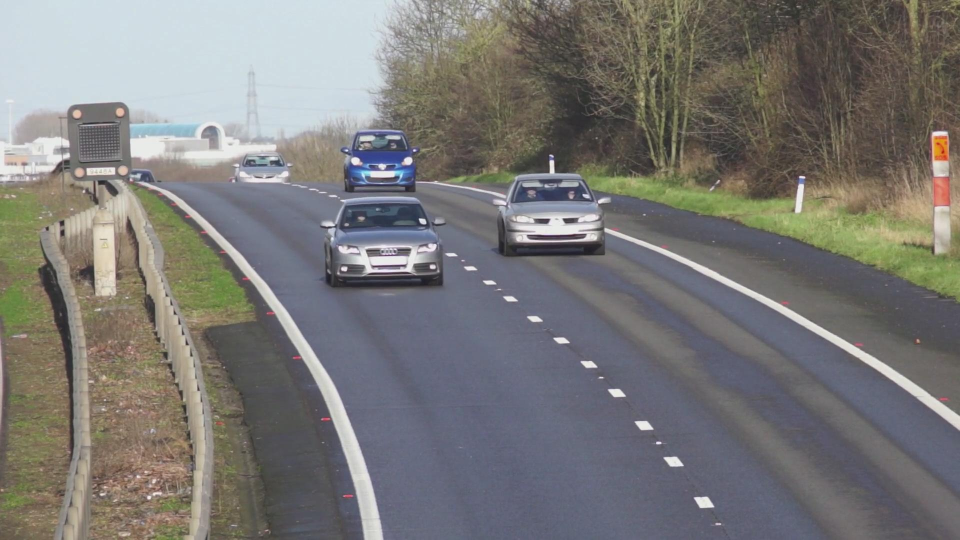
#> input picture sequences/blue/cars_1087.jpg, 1920 x 1080 px (shown at 1/2 size); its folder holds 4 pictures in this run
$ python minimal_main.py
#> lines starting #> are read from the running program, lines starting #| are printed output that depends on the picture; after the words box and inside, x2 and y2 are one past the last pixel; in counts of white or black regions, pixels touching at a corner belong together
import cv2
import numpy as np
import os
from glob import glob


def _extract_patch(Image, bbox):
    x, y, w, h = bbox
    Patch = CurrentKernel(Image.image_content_GRB[y:y+h, x:x+w], bbox)
    return Patch


def _ncc_score(Current_Image, Current_Kernel):
    ## Evaluate the matching score between current image and kernel
    # Extract image patch
    Patch_Image = _extract_patch(Current_Image, Current_Kernel.bbox)
    # Convert to gray
    patch_gray = Patch_Image.to_gray()
    kernel_gray = Current_Kernel.to_gray()
    # Use cv2.matchTemplate
    result = cv2.matchTemplate(patch_gray, kernel_gray, cv2.TM_CCOEFF_NORMED)
    # Return the maximum value and position
    min_val, max_val, min_loc, max_loc = cv2.minMaxLoc(result)
    return max_val, max_loc


def _compute_color_hist(Image, mask=None):
    # 使用 HSV 色彩直方图
    img = Image.image_content_GRB
    hsv = cv2.cvtColor(img, cv2.COLOR_BGR2HSV)
    # 只取 H 和 S 通道
    h_bins = 30
    s_bins = 32
    hist = cv2.calcHist([hsv], [0,1], mask, [h_bins, s_bins], [0,180, 0,256])
    cv2.normalize(hist, hist)
    return hist

def _is_color_similar(Image, Kernel_Image, Config):
    ## Evaluate the color similarity between two images
    # Extract image patch
    Patch_Image = _extract_patch(Image, Kernel_Image.bbox)
    hist1 = _compute_color_hist(Patch_Image)
    hist2 = _compute_color_hist(Kernel_Image)
    similarity = cv2.compareHist(hist1, hist2, cv2.HISTCMP_CORREL)
    return (similarity >= Config.color_threshold)


class CurrentImage:
    # The current focused image
    def __init__(self, image_content_GRB):
        self.image_content_GRB = image_content_GRB

    def to_gray(self):
        return cv2.cvtColor(self.image_content_GRB, cv2.COLOR_BGR2GRAY)

    def get_size(self):
        h, w = self.image_content_GRB.shape[:2]
        return (w, h)

class CurrentKernel(CurrentImage):
    # The current kernel image used for pattern matching
    def __init__(self, kernel_content_GRB, bbox, scale=1.0):
        super().__init__(kernel_content_GRB)
        self.bbox = bbox  # (x, y, width, height)
        self.scale = scale  # scale factor


class KernelBuffer:
    ## Store historical kernels, predict the most likely next kernel (cloud center) btw.
    def __init__(self, Config):
        self.buffer = []
        self.config = Config
        self.vx_avg = 0
        self.vy_avg = 0

    def add_kernel(self, Current_Kernel):
        # First compute and update moving average velocity
        v_x_new = Current_Kernel.bbox[0] - self.buffer[-1].bbox[0] if len(self.buffer) > 0 else 0
        v_y_new = Current_Kernel.bbox[1] - self.buffer[-1].bbox[1] if len(self.buffer) > 0 else 0
        w = self.config.weight
        self.vx_avg = w * v_x_new + (1 - w) * self.vx_avg
        self.vy_avg = w * v_y_new + (1 - w) * self.vy_avg
        # Append the current kernel to the buffer
        self.buffer.append(Current_Kernel)


    def update_best_kernel(self, Best_Kernel):
        self.best_kernel = Best_Kernel

    def get_cloud(self):
        x_c, y_c = self._predict_cloud_center()
        # Define the searching space ("cloud") around the predicted kernel
        Cloud = []
        for x in range(int(x_c-self.config.pad_pixels), int(x_c+self.config.pad_pixels), int(self.config.step_size_pixels)):
            for y in range(int(y_c-self.config.pad_pixels), int(y_c+self.config.pad_pixels), int(self.config.step_size_pixels)):
                for sc in np.arange(self.best_kernel.scale-self.config.pad_scale, self.best_kernel.scale+self.config.pad_scale, self.config.step_size_scale):
                    # Compute stretched best kernel
                    stretched_kernel = cv2.resize(self.best_kernel.image_content_GRB, None, fx=sc, fy=sc, interpolation=cv2.INTER_CUBIC)
                    w, h = stretched_kernel.shape[1], stretched_kernel.shape[0]
                    New_Kernel = CurrentKernel(stretched_kernel, (x, y, w, h), sc)
                    Cloud.append(New_Kernel)
        return Cloud

    def _predict_cloud_center(self):
        ## Predict the next most likely kernel ("cloud center") based on historical kernels
        x_c = self.buffer[-1].bbox[0] + self.vx_avg
        y_c = self.buffer[-1].bbox[1] + self.vy_avg
        return (x_c, y_c)

class Config:
    # Configuration for prediction
    def __init__(self, length_for_prediction, pad_pixels, step_size_pixels, pad_scale, step_size_scale, ncc_threshold, color_threshold, weight):
        self.length_for_prediction = length_for_prediction
        self.pad_pixels = pad_pixels
        self.step_size_pixels = step_size_pixels
        self.pad_scale = pad_scale
        self.step_size_scale = step_size_scale
        self.ncc_threshold = ncc_threshold
        self.color_threshold = color_threshold
        self.weight = weight # Moving average weight


def initialize_tracker(image_folder, init_bbox, Config):
    img_paths = sorted(glob(os.path.join(image_folder, "cars_*.jpg")))

    ## Create the first CurrentImage
    First_Img = CurrentImage(cv2.imread(img_paths[0]))

    ## Create the first CurrentKernel
    First_Kernel = _extract_patch(First_Img, init_bbox)

    ## Initialize KernelBuffer
    Kernel_Buffer = KernelBuffer(Config)
    # Kernel_Buffer.create_genesis_kernel(First_Kernel)
    Kernel_Buffer.add_kernel(First_Kernel)
    Kernel_Buffer.update_best_kernel(First_Kernel)

    ## Return the initialized entities
    return First_Kernel, Kernel_Buffer, img_paths


def update_next_kernel(Current_Image, Kernel_Buffer, Config):
    Best_Next_Kernel = Kernel_Buffer.best_kernel
    best_score = -1
    ## Get the next kernel based on traverse matching
    for Kernel_Test in Kernel_Buffer.get_cloud():
        # Use color histogram similarity as a preliminary filter
        if not _is_color_similar(Current_Image, Kernel_Test, Config):
            continue

        # Check NCC Matching
        score, _ = _ncc_score(Current_Image, Kernel_Test)
        if score > best_score:
            best_score = score
            Best_Next_Kernel = _extract_patch(Current_Image, Kernel_Test.bbox)

    Kernel_Buffer.add_kernel(Best_Next_Kernel)

    # Whether to update the best kernel
    if best_score > Config.ncc_threshold:
        Kernel_Buffer.update_best_kernel(Best_Next_Kernel)
        print("Best kernel updated.")
        print(Best_Next_Kernel.bbox)

    return Best_Next_Kernel, best_score

def visualization(Current_Image, Best_Kernel, score):
    frame = Current_Image.image_content_GRB.copy()

    # 获取边框信息
    x, y, w, h = Best_Kernel.bbox

    # 在图像上画边框
    cv2.rectangle(frame, (x, y), (x + w, y + h), (0, 255, 0), 2)

    # 添加得分文本
    cv2.putText(frame, f"{score:.2f}", (x, y - 5),
                cv2.FONT_HERSHEY_SIMPLEX, 0.5, (0, 255, 0), 1)

    # 显示图像
    cv2.imshow("Tracking", frame)

    # 检查退出键
    key = cv2.waitKey(1)
    if key == ord('q'):
        cv2.destroyAllWindows()
        return True  # 返回True表示需要退出

    return False


if __name__ == "__main__":
    ## Define hyperparameters
    CONFIG = Config(length_for_prediction=8,
                    pad_pixels=3,
                    step_size_pixels=1,
                    pad_scale=0.004,
                    step_size_scale=0.002,
                    ncc_threshold=0.95,
                    color_threshold=0.8,
                    weight=0.2)

    # ## Initialize the tracker for blue car sequence
    Current_Kernel, Kernel_Buffer, img_paths = initialize_tracker("./sequences/blue", (672, 255, 168, 132), CONFIG)
#> in __init__, self.image_content_GRB is the input picture: shape (1080, 1920, 3); mean B, G, R 118.9, 120.8, 122.2
#> in __init__ (call 2), `self.image_content_GRB = image_content_GRB`:
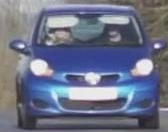
#> self.image_content_GRB: shape (132, 168, 3); mean of channels 0, 1, 2 134.9, 113.4, 108; drawn as B, G, R
#> img_paths = ['./sequences/blue/cars_1087.jpg', './sequences/blue/cars_1088.jpg', './sequences/blue/cars_1094.jpg', './sequences/blue/cars_1100.jpg']

    # Start reading images and match searching
    for current_img_path in img_paths[1:]:
        ## Get the current image
        Current_Image = CurrentImage(cv2.imread(current_img_path))
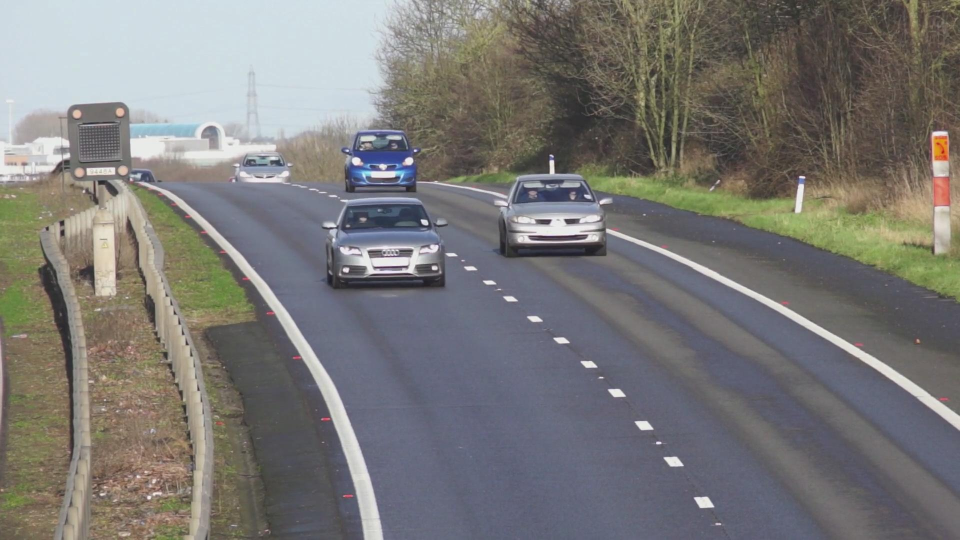
#> input picture sequences/blue/cars_1088.jpg, 1920 x 1080 px (shown at 1/2 size)
#> in __init__, self.image_content_GRB is the input picture: shape (1080, 1920, 3); mean B, G, R 118.9, 120.8, 122.2

        ## update the next best kernel
        Best_Next_Kernel, best_score = update_next_kernel(Current_Image, Kernel_Buffer, CONFIG)
#> the loop in update_next_kernel, `for Kernel_Test in Kernel_Buffer.get_cloud():` made 180 passes
#> (similarity in _is_color_similar, result in _ncc_score, min_val in _ncc_score, max_val in _ncc_score) on passes 1, 2, 5, 6, 7, 10, 11, 12, 15, 17, 20, 47: (0.966, [0.541], 0.541, 0.541), (0.972, [0.576], 0.576, 0.576), (0.968, [0.611], 0.611, 0.611), (0.969, [0.627], 0.627, 0.627), (0.974, [0.667], 0.667, 0.667), (0.969, [0.708], 0.708, 0.708), (0.97, [0.717], 0.717, 0.717), (0.976, [0.759], 0.759, 0.759), (0.97, [0.798], 0.798, 0.798), (0.977, [0.821], 0.821, 0.821), (0.969, [0.842], 0.842, 0.842), (0.978, [0.862], 0.862, 0.862)
#> pass 1, in _compute_color_hist, `hist = cv2.calcHist([hsv], [0,1], mask, [h_bins, s_bins], [0,180, 0,25..`:
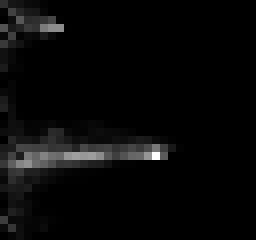
#> hist: shape (30, 32) float32 (shown 8 times larger); min 0, max 681, mean 22.8; drawn with min black and max white
#> pass 1, in _is_color_similar, `hist1 = _compute_color_hist(Patch_Image)`:
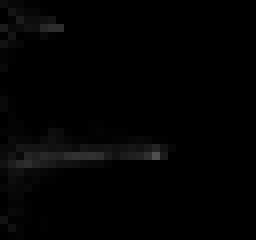
#> hist1: shape (30, 32) float32 (shown 8 times larger); min 0, max 0.313, mean 0.0105
#| (673, 255, 169, 133)
#> best_score = 0.993

        ## Print messages
        print(f"Processing {os.path.basename(current_img_path)}: Best Score = {best_score:.4f}")
#| Processing cars_1088.jpg: Best Score = 0.9927

        ## Visualization
        should_exit = visualization(Current_Image, Best_Next_Kernel, best_score)
#> in visualization, `cv2.rectangle(frame, (x, y), (x + w, y + h), (0, 255, 0), 2)`:
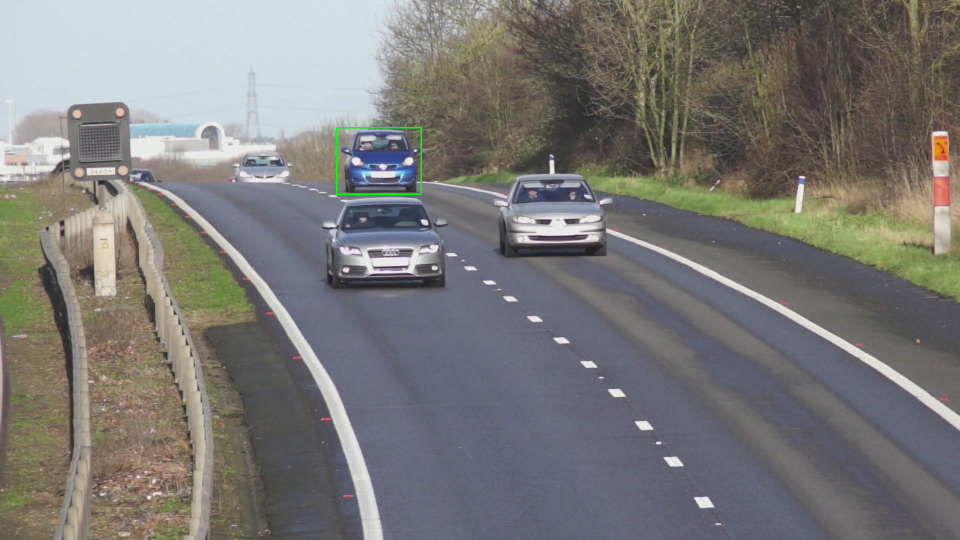
#> frame: shape (1080, 1920, 3) (shown at 1/2 size); 0.09% of pixels changed, all inside (x1, y1, x2, y2) = (672, 254, 844, 390)
#> in visualization, `cv2.putText(frame, f"{score:.2f}", (x, y - 5), cv2.FONT_HERSHEY_SIMPLE..`: frame: shape (1080, 1920, 3); under 0.01% of pixels changed, all inside (x1, y1, x2, y2) = (675, 240, 707, 251)
#> (key q is pressed here)
#> should_exit = True
        if should_exit:
            break

    # 清理窗口
    cv2.destroyAllWindows()


    ## Define hyperparameters
    CONFIG = Config(length_for_prediction=8,
                    pad_pixels=3,
                    step_size_pixels=1,
                    pad_scale=0.004,
                    step_size_scale=0.002,
                    ncc_threshold=0.97,
                    color_threshold=0.8,
                    weight=0.8)
    ## Initialize the tracker for red car sequence
    Current_Kernel, Kernel_Buffer, img_paths = initialize_tracker("./sequences/red", (796, 266, 196, 151), CONFIG)
#> (the run stopped early here; a loop or call above may not have finished)
